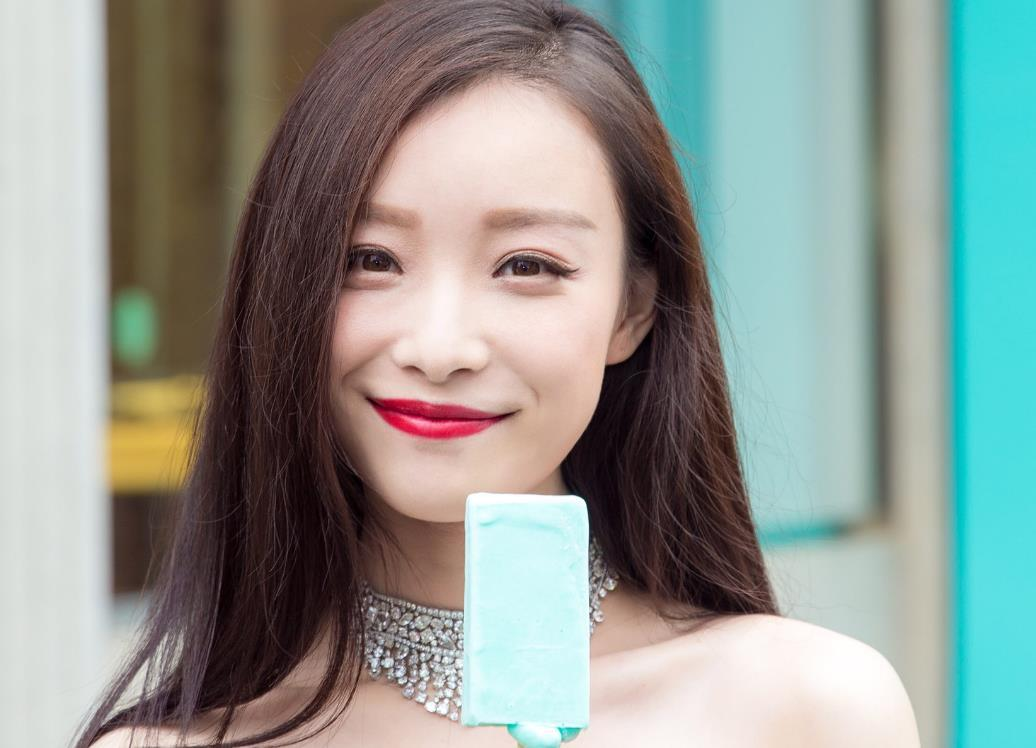
//> input picture materials/倪妮.jpeg, 1036 x 748 px
$ ./Histogram_Filter   (built with g++ and OpenCV 4)
//> lines starting //> are read from the running program, lines starting //| are printed output that depends on the picture; after the words box and inside, x2 and y2 are one past the last pixel; in counts of white or black regions, pixels touching at a corner belong together
//
//some function about histogram and filter
//
#include <iostream>
#include <string>
#include <sstream>
#include <cmath>
using namespace std;

// OpenCV includes
#include "opencv2/core/utility.hpp"
#include "opencv2/imgproc.hpp"
#include "opencv2/highgui.hpp"
using namespace cv;

Mat img;  /* NOLINT */

// show BGR Histogram
void showHistogram(const Mat& imag);
// Histogram equalization
void equalizeHistogram(const Mat& imag);
// Lomography with LUT lable
void lomography(const Mat& imag);

int main(int argc, const char** argv ){

    String imgFile = "/home/xrf/CLionProjects/test00/materials/倪妮.jpeg";
    img = imread(imgFile);
//> img is the input picture: 748 rows x 1036 cols, CV_8UC3; mean B, G, R 145.7, 151.6, 143.1

    namedWindow("nini",WINDOW_NORMAL);
    imshow("nini", img);
    lomography(img);
    waitKey(0);


   return 0;
}

// show BGR Histogram
// [73 lines left out: functions showHistogram, equalizeHistogram, not called in this run]

// Lomography with LUT lable
void lomography(const Mat& imag){

    Mat result;

    const double E = std::exp(1.0);
    // Create Lookup table for color curve effect
    Mat lut(1, 256, CV_8UC1);
    for (int i=0; i<256; i++)
    {
        float x= (float)i/256.0;
        lut.at<uchar>(i)= cvRound( 256 * (1/(1 + pow(E, -((x-0.5)/0.1)) )) );
    }

    // Split the image channels and apply curve transform only to red channel
    vector<Mat> bgr;
    split(imag, bgr);
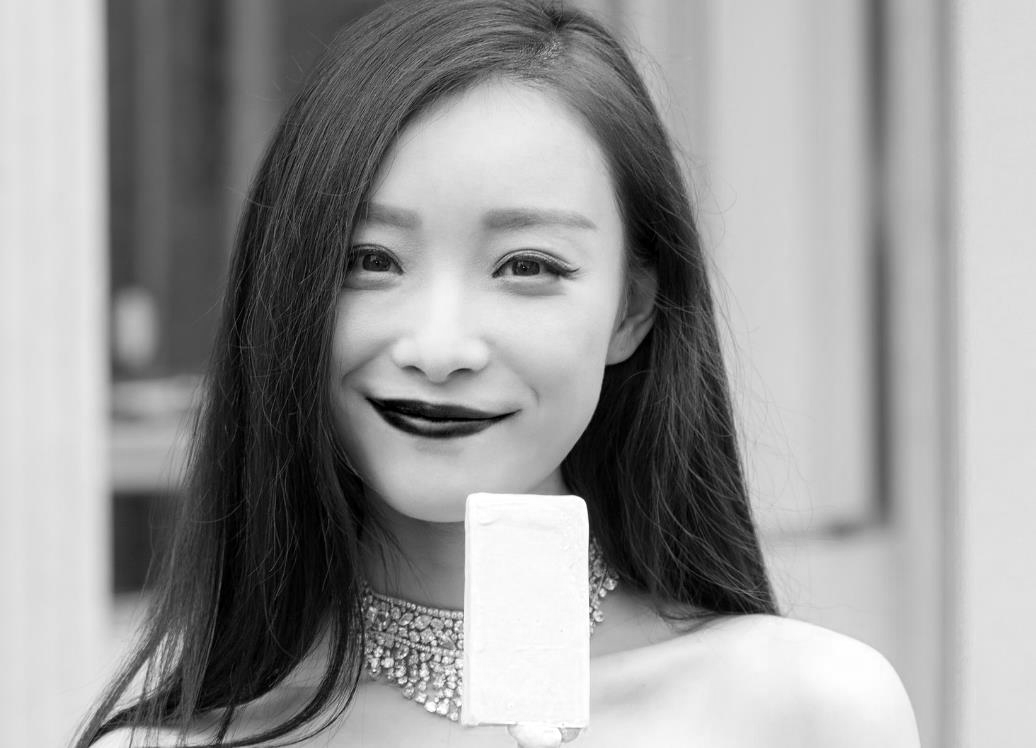
//> bgr[1]: 748 rows x 1036 cols, CV_8UC1; min 0, max 255, mean 151.6
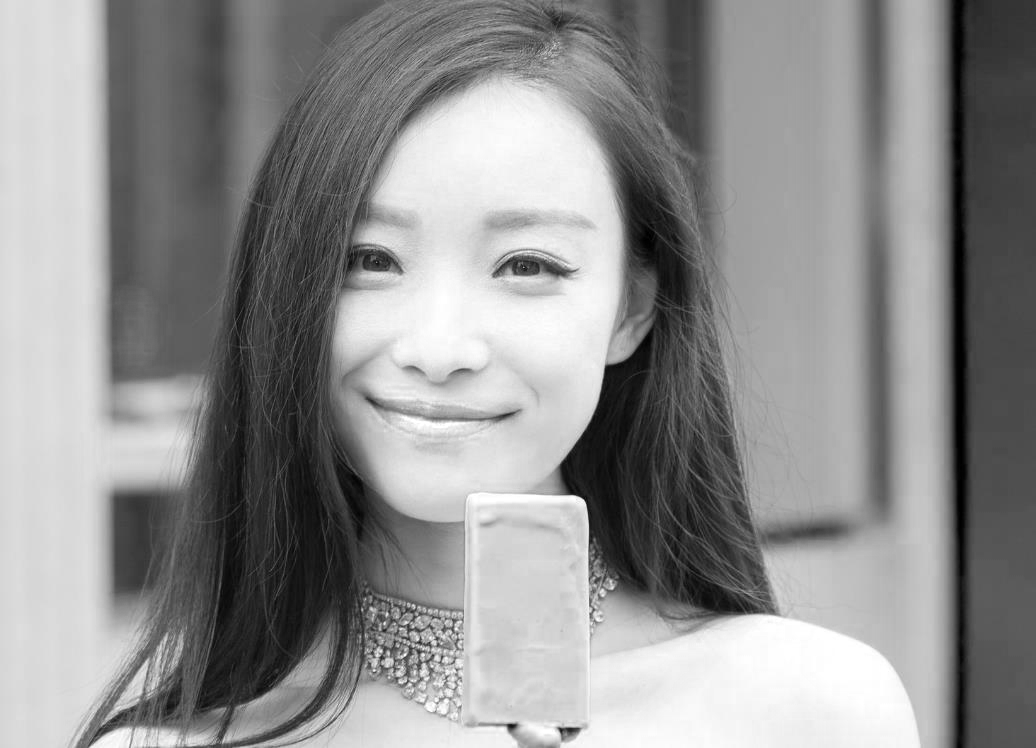
//> bgr[2]: 748 rows x 1036 cols, CV_8UC1; min 0, max 255, mean 143.1
    LUT(bgr[2], lut, bgr[2]);
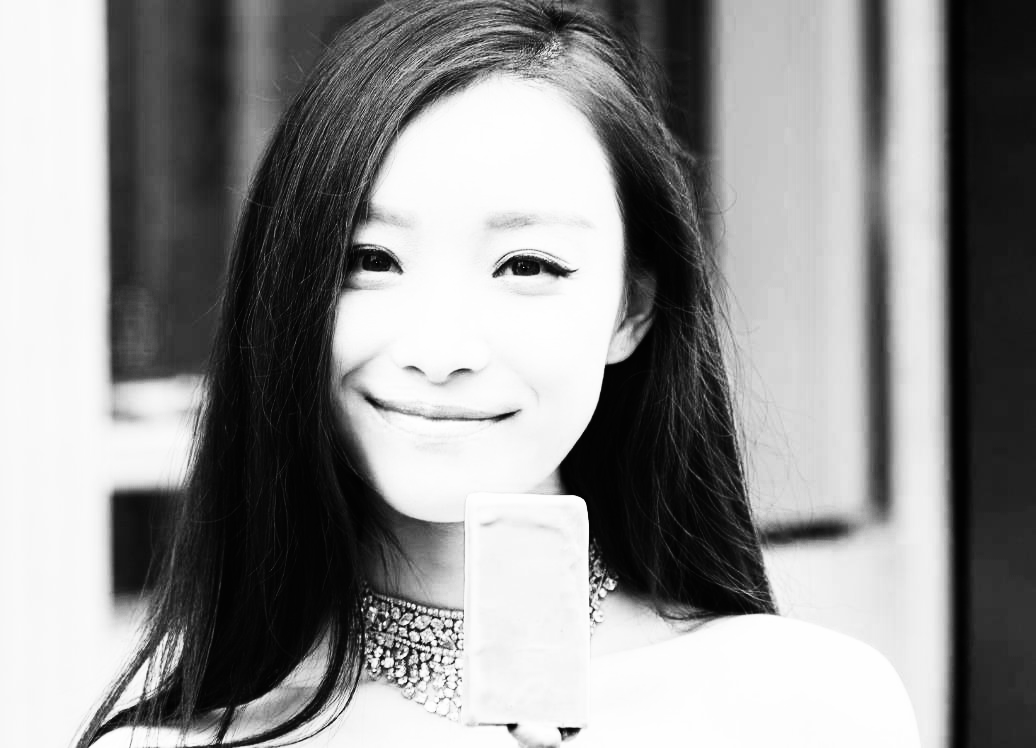
//> bgr[2]: 748 rows x 1036 cols, CV_8UC1; min 2, max 254, mean 144.3
    // merge result
    merge(bgr, result);
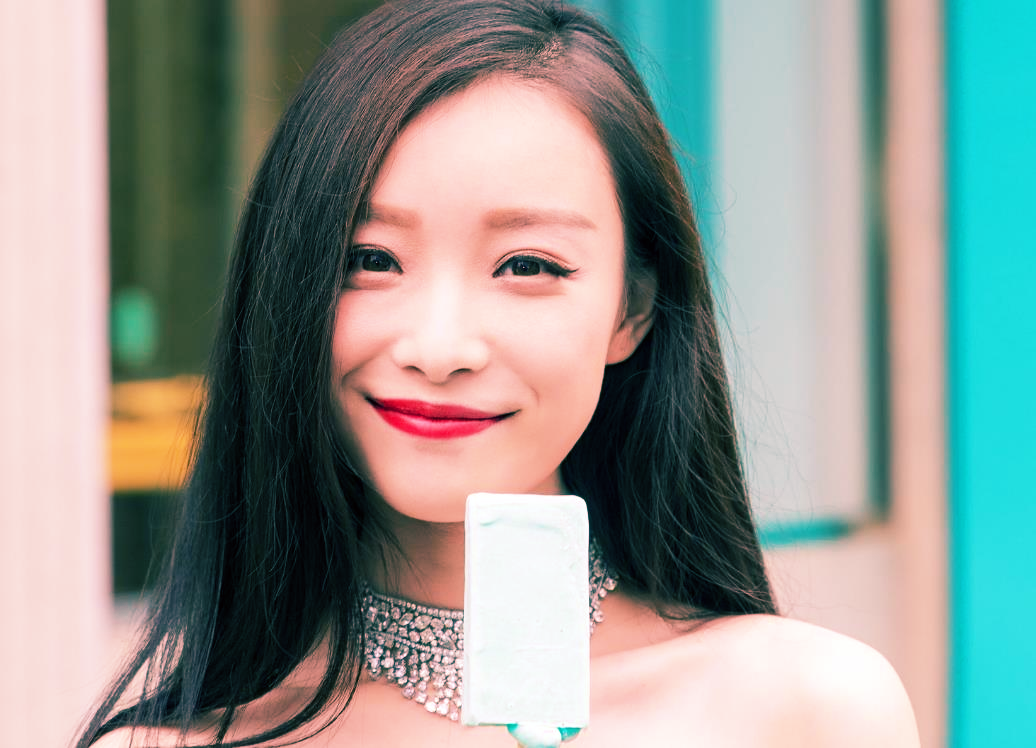
//> result: 748 rows x 1036 cols, CV_8UC3; mean B, G, R 145.7, 151.6, 144.3
    // Create image for halo dark
    Mat halo( img.rows, img.cols, CV_32FC3, Scalar(0.3,0.3,0.3) );
    // Create circle
    circle(halo, Point(img.cols/2, img.rows/2), img.cols/3, Scalar(1,1,1), -1);
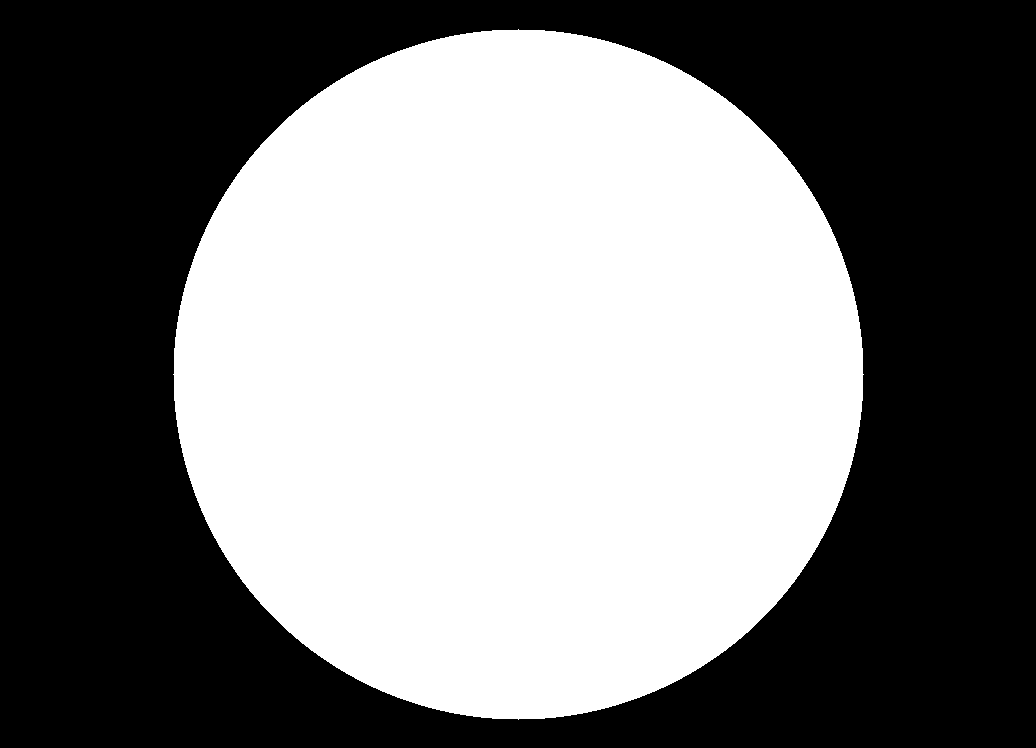
//> halo: 748 rows x 1036 cols, CV_32FC3; values 0.3 (black) and 1 (white), 48.2% white; 1 white region, box (x1, y1, x2, y2) and area: (173, 29, 864, 720) 373865
    blur(halo, halo, Size(img.cols/3, img.cols/3));
    // Convert the result to float to allow multiply by 1 factor
    Mat resultf;
    result.convertTo(resultf, CV_32FC3);
    // Multiply our result with halo
    multiply(resultf, halo, resultf);
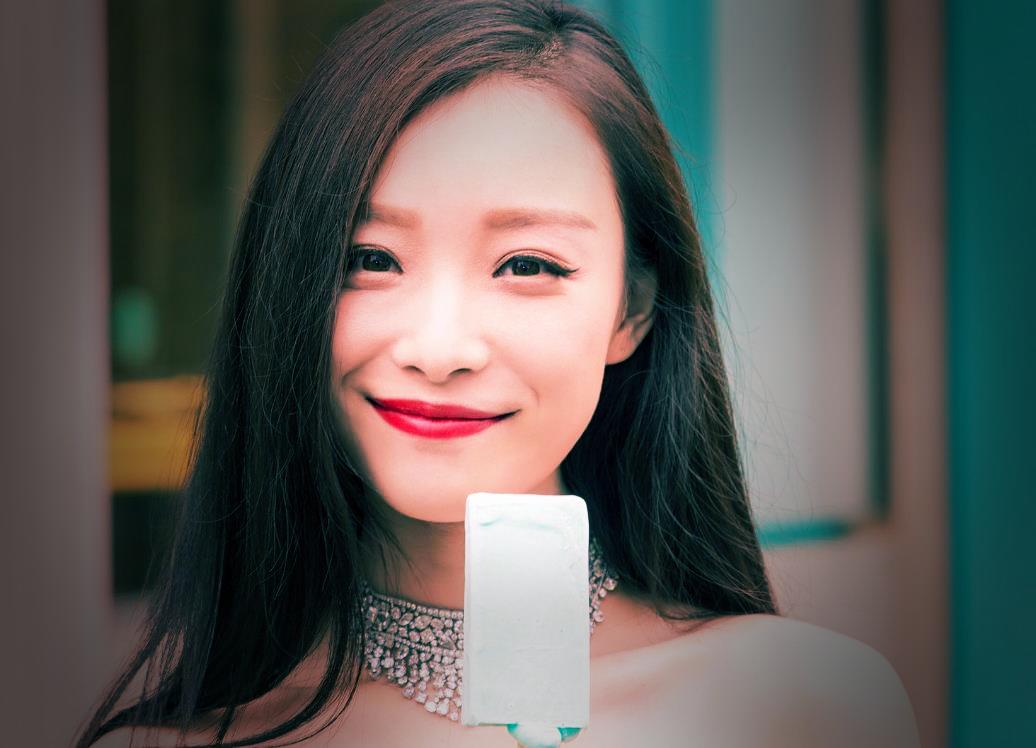
//> resultf: 748 rows x 1036 cols, CV_32FC3; mean B, G, R 88, 91.7, 92.8
    // convert to 8 bits
    resultf.convertTo(result, CV_8UC3);
    // show result
    imshow("Lomograpy", result);
    // Release mat memory
    halo.release();
    resultf.release();
    lut.release();
    bgr[0].release();
    bgr[1].release();
    bgr[2].release();
}

$ run again, with materials/lingjian.jpg copied over materials/倪妮.jpeg
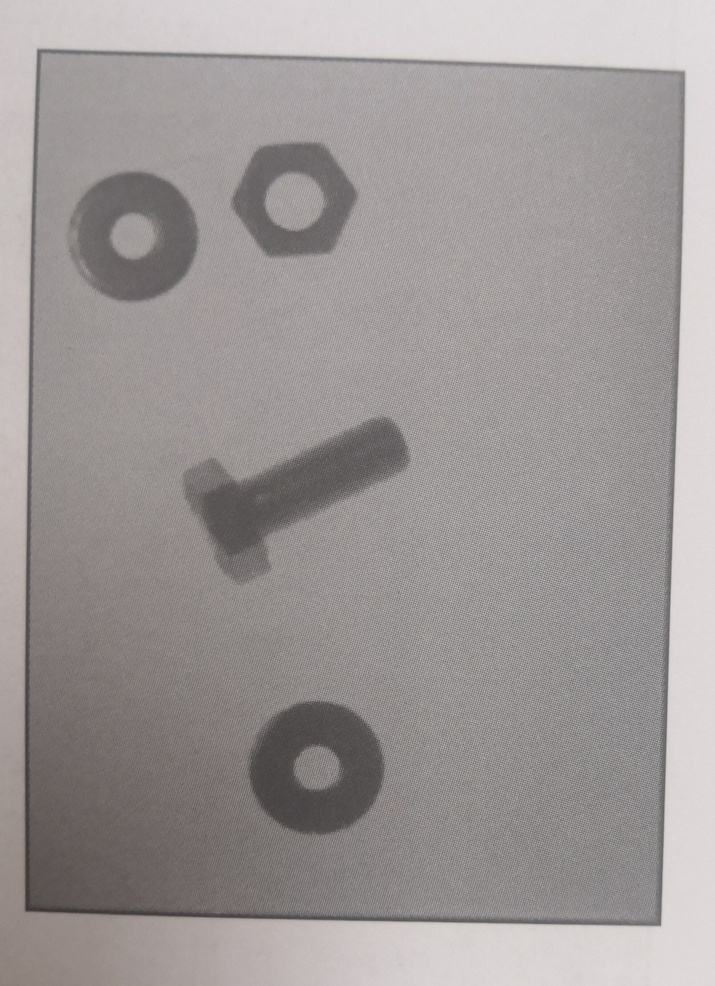
//> input picture materials/lingjian.jpg, 715 x 986 px, shrunk from 984 x 1357 before the run
//> img is the input picture: 986 rows x 715 cols, CV_8UC3; mean B, G, R 150.6, 151.5, 156.9
//> in lomography, `circle(halo, Point(img.cols/2, img.rows/2), img.cols/3, Scalar(1,1,1),..`:
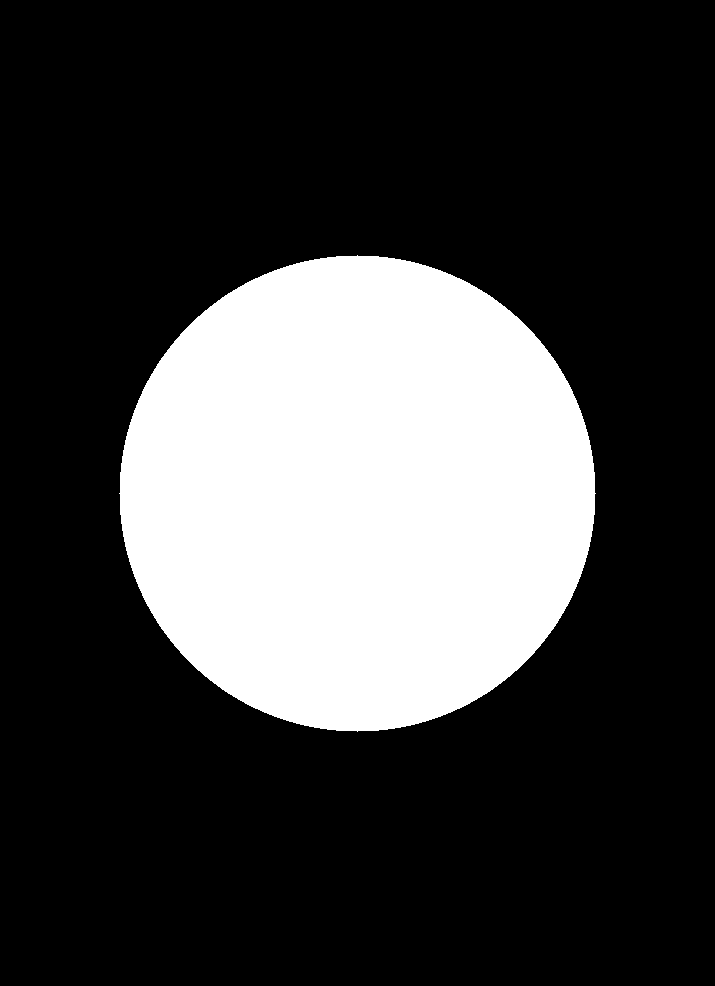
//> halo: 986 rows x 715 cols, CV_32FC3; values 0.3 (black) and 1 (white), 25.2% white; 1 white region, box (x1, y1, x2, y2) and area: (119, 255, 596, 732) 177929
//> in lomography, `multiply(resultf, halo, resultf);`:
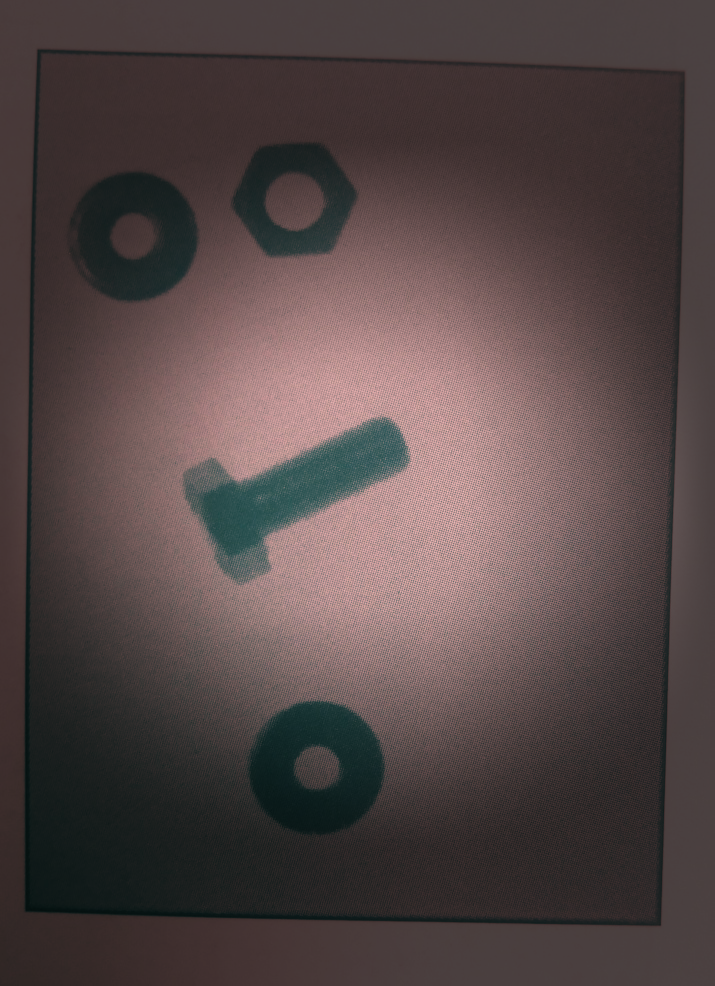
//> resultf: 986 rows x 715 cols, CV_32FC3; mean B, G, R 70.2, 70.7, 84.1
